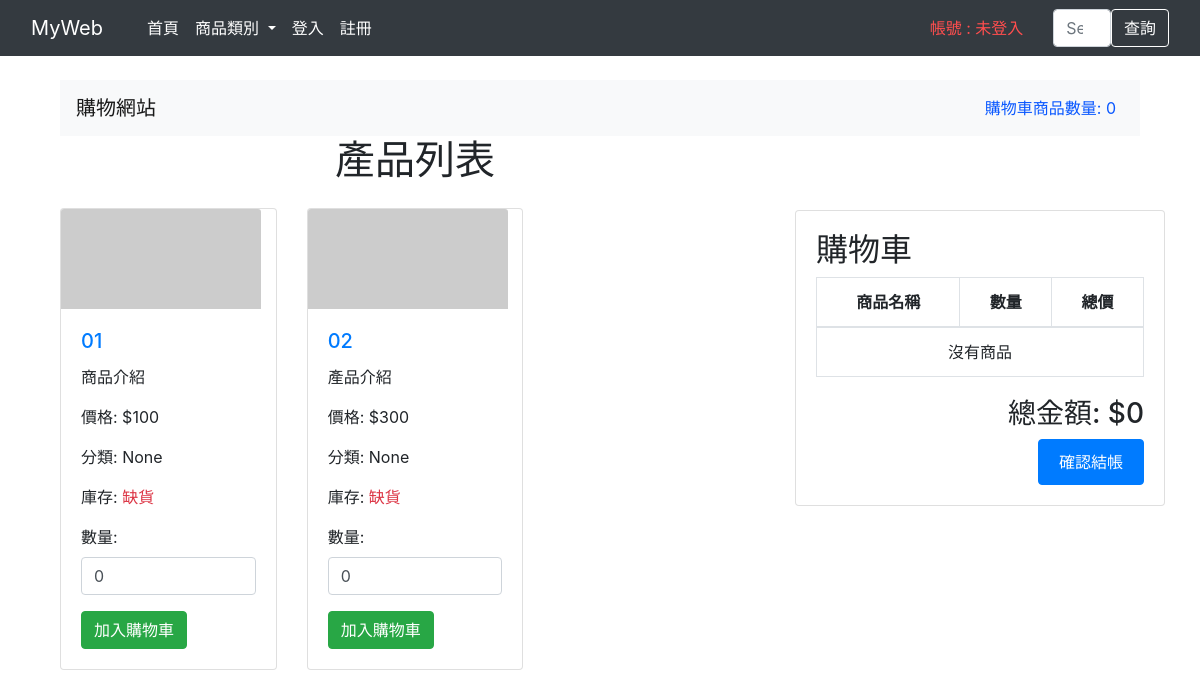
The app's page /shop/ with its own data.
### shop/models.py (models this page shows, shortened)
class Product(models.Model):
    category = models.ForeignKey(Category, on_delete=models.CASCADE)    #產品分類
    slu = models.CharField(max_length=20)   #產品編號
    name = models.CharField(max_length=100)     #產品名稱
    description = models.TextField()    #產品描述
    image = FilerImageField(on_delete=models.CASCADE, related_name="product_image")  # 圖片
    website = models.URLField(null=True)    #產品網站
    stock = models.PositiveIntegerField(default=0)  #庫存
    price = models.DecimalField(max_digits=10, decimal_places=2, default=0)  #價格

### shop/views/product.py (the view, shortened to what this page needs)
# urls.py: path('', ShopProduct.as_view(), name='product'),                                     # 商品頁面
class ShopProduct(APIView):
    template_name ='product.html'
    def get(self, request, category_id=None):
        data = Get_Product(category_id)
        cart = CustomCart(request)
        cart_items = list(cart)
        cart_count = len(cart)
        cart_total = cart.get_total_price()
        template_data = {
            'data': data,
            'cart_items': cart_items,
            'cart_count': cart_count,
            'cart_total': cart_total,
            }
        return render(request, self.template_name, template_data)

### shop/context_processors.py (called while the page is built)
def category_list(request):
    categories = Category.objects.all()
    return {'categories': categories}

### shop/views/Cart.py (called while the page is built)
    def get_total_price(self):
        total = 0
        for item in self.cart.values():
            total += float(item['price']) * int(item['quantity'])
        return int(total)

    def __iter__(self):
        for item in self.cart.values():
            item['total'] = float(item['price']) * int(item['quantity'])
            yield item

    def __len__(self):
        return sum(item['quantity'] for item in self.cart.values())

### shop/templates/product.html (shortened to what this page needs)
{% extends 'base.html' %}
{% block content %}
<div class="container-fluid">
    <nav class="navbar navbar-expand-lg navbar-light bg-light">
        <a class="navbar-brand" href="/">購物網站</a>
        <div class="collapse navbar-collapse" id="navbarNav">
            <ul class="navbar-nav ml-auto">
                <li class="nav-item">
                    <a class="nav-link" href="{% url 'shop:cart' %}" style="color: rgb(10, 88, 255);">購物車商品數量: <span id="cart-count">{{ cart_count }}</span></a>
                </li>
            </ul>
        </div>
    </nav>
    <div class="row">
        <div class="col-md-8">
            {% if data.Products %}
            <h1 class="text-center mb-4">產品列表</h1>
            {% endif %}
            <div class="row">
                {% for product in data.Products %}
                <div class="col-12 col-sm-6 col-md-4 mb-4">
                    <div class="card">
                        <img src="{{ MEDIA_URL }}{{ product.image }}" alt="{{ product.name }}" class="card-img-top img-fluid"
                        style="max-width: 200px; max-height: 100px;" onerror="this.onerror=null;this.src='https://via.placeholder.com/250';">
                        <div class="card-body">
                            <h5 class="card-title"><a href='{% url "shop:product_detail" product.slu %}'>{{ product.name }}</a></h5>
                            <p class="card-text">{{ product.description }}</p>
                            <p class="card-text">價格: ${{ product.price|floatformat:0 }}</p>
                            <p class="card-text">分類: {{ product.category }}</p>
                            <p class="card-text">庫存:
                                {% if product.stock >= 5 %}
                                    <span class="text-success" id="stock-{{ product.slu }}">{{ product.stock }}</span>
                                {% elif product.stock > 0 %}
                                    <span class="text-dark-orange" id="stock-{{ product.slu }}">{{ product.stock }}</span>
                                {% else %}
                                    <span class="text-danger" id="stock-{{ product.slu }}">缺貨</span>
                                {% endif %}
                            </p>
                            <div class="form-group">
                                <label for="quantity-{{ product.slu }}">數量:</label>
                                <input type="number" class="form-control" id="quantity-{{ product.slu }}" name="quantity" min="0" value="0">
                            </div>
                            <button class="btn btn-success add-to-cart" data-slu="{{ product.slu }}">{% csrf_token %}
                                加入購物車
                            </button>
                        </div>
                    </div>
                </div>
                {% empty %}
                <p class="col-12 text-center" style="font-size: 40px; font-weight: bold;">沒有商品</p>
                {% endfor %}
            </div>
        </div>
        <div class="col-md-4 sticky-cart">
            <div class="card">
                <div class="card-body">
                    <h2>購物車</h2>
                    <table class="table table-bordered">
                        <thead>
                            <tr>
                                <th>商品名稱</th>
                                <th>數量</th>
                                <th>總價</th>
                            </tr>
                        </thead>
                        <tbody id="cart-table-body">
                            {% for item in cart_items %}
                            <tr id="cart-item-{{ item.slu }}">
                                <td>{{ item.name }}</td>
                                <td>
                                    <input type="number" class="form-control quantity-input"
                                           data-slu="{{ item.slu }}"
                                           value="{{ item.quantity }}" min="1">
                                </td>
                                <td class="product-stock" style="display: none;">{{ item.stock }}</td>
                                <td class="total-item-price">${{ item.total|floatformat:0 }}</td>
                                <td>
                                    <button class="btn btn-danger remove-item"
                                            data-slu="{{ item.slu }}">
                                        刪除
                                    </button>
                                </td>
                            </tr>
                            {% empty %}
                            <tr>
                                <td colspan="3" class="text-center">沒有商品</td>
                            </tr>
                            {% endfor %}
                        </tbody>
                    </table>
                    <div class="text-right">
                        <h3>總金額: $<span id="total-price">{{ cart_total }}</span></h3>
                        <a href="{% url 'shop:cart' %}" class="btn btn-primary">確認結帳</a>
                    </div>
                </div>
            </div>
        </div>
    </div>
</div>
{% endblock %}

### shop/templates/base.html (shortened to what this page needs)
<!DOCTYPE html>
<html lang="en">
<head>
    <link href="https://stackpath.bootstrapcdn.com/bootstrap/4.5.2/css/bootstrap.min.css" rel="stylesheet">
</head>
<body>
    <nav class="navbar navbar-dark bg-dark navbar navbar-expand-lg navbar-light bg-light fixed-top">
        <div class="container-fluid">
            <a class="navbar-brand" href="#">MyWeb</a>
            <div class="collapse navbar-collapse" id="navbarSupportedContent">
                <ul class="navbar-nav me-auto mb-2 mb-lg-0">
                    <li class="nav-item" style="padding-left:20px;">
                        <a class="nav-link active text-nowrap" aria-current="page" href="{% url 'shop:product' %}">首頁</a>
                    </li>
                    <li class="nav-item dropdown">
                        <a class=" nav-link dropdown-toggle text-white" href="#" data-toggle="dropdown">
                            商品類別
                        </a>
                    </li>
                    {% if request.user.is_authenticated %}
                    <li class="nav-item">
                        <a class="nav-link text-white text-nowrap" href="{% url 'shop:cart' %}">檢視購物車</a>
                    </li>
                    <li class="nav-item">
                        <a class="nav-link text-white text-nowrap" href="{% url 'shop:myorders' %}">檢視訂單</a>
                    </li>
                    <li class="nav-item">
                        <a class="nav-link text-white text-nowrap" href="{% url 'shop:profile' %}">帳號資料</a>
                    </li>
                    <li class="nav-item">
                        <a class="nav-link text-white text-nowrap" href="{% url 'shop:contact' %}">聯絡客服</a>
                    </li>
                    <li class="nav-item">
                        <a class="nav-link text-white text-nowrap" href="{% url 'shop:logout' %}">登出</a>
                    </li>
                    <li class="nav-item" style="padding-left:200px;">
                        <span class="navbar-text custom-green text-nowrap"> 帳號 : {{ request.user.username }} 已登入 </span>
                    </li>
                    {% else %}
                    <li class="nav-item">
                        <a class="nav-link text-white text-nowrap" href="{% url 'shop:login' %}">登入</a>
                    </li>
                    <li class="nav-item">
                        <a class="nav-link text-white text-nowrap" href="/accounts/register/">註冊</a>
                    </li>
                    <li class="nav-item" style="padding-left:550px;">
                        <span class="navbar-text custom-red text-nowrap"> 帳號 : 未登入 </span>
                    </li>
                    {% endif %}
                </ul>
                <form class="d-flex" style="padding-left:30px;">
                    <input class="form-control me-2" type="search" placeholder="Search" aria-label="Search">
                    <button class="btn btn-outline-success border border-white text-white text-nowrap" type="submit">查詢</button>
                </form>
            </div>
        </div>
    </nav>
    <div class="container" style="margin-top: 80px;">
        {% block content %}{% endblock %}
    </div>
</body>
</html>

### shop/templates/product.html (style rules this page uses)
.sticky-cart { position: fixed; top: 210px; right: 20px; width: 500px; max-height: 70vh; overflow-y: auto; z-index: 1000; }
table { table-layout: auto; width: 100%; }
th { writing-mode: horizontal-tb; text-align: center; vertical-align: middle; padding: 12px; }
td { padding: 15px; text-align: center; vertical-align: middle; }
.text-right { margin-top: 20px; }
.btn-primary { font-size: 16px; padding: 10px 20px; }

### shop/templates/base.html (style rules this page uses)
.custom-red { color: #ff4e4e !important; }

### records on screen
Product: name "01", description "商品介紹"
Product: name "02", description "產品介紹"

### other values on screen
{{ cart_count }} "0"
{{ product.price|floatformat:0 }} "100" "300"
{{ product.category }} "None" "None"
{{ cart_total }} "0"
